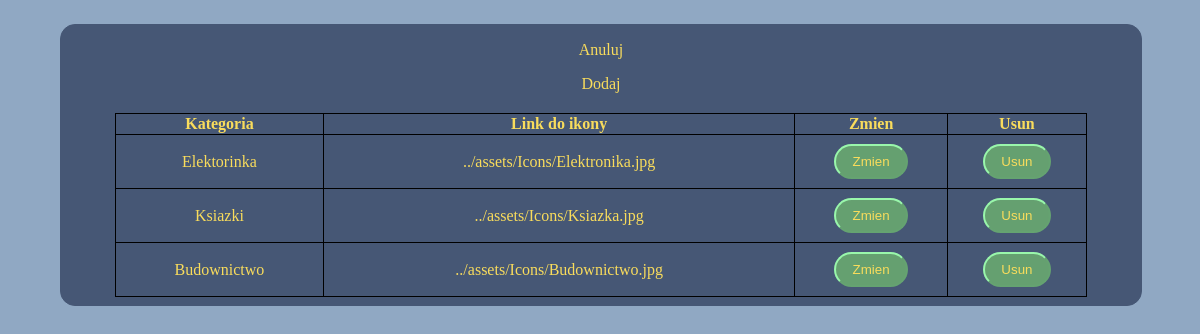
The page /admin/kategorie.php on the database its author committed.
### tables this page shows
CREATE TABLE `kategoria` (
  `kategoria_id` int(10) UNSIGNED NOT NULL,
  `kategoria` varchar(30) NOT NULL,
  `ikona` varchar(55) NOT NULL
);

### admin/kategorie.php (the view, shortened to what this page needs)
<!DOCTYPE html>
<html lang="en">
<head>
    <link rel="stylesheet" href="../style/style-globalne.css">
    <link rel="stylesheet" href="../style/style-tabelka-panelu.css">
</head>
<body>
    <section class="tabelka-panelu">
        <a href="panel-admina.php">Anuluj</a>
        <a href="kategorie.php?czy_dodac=true">Dodaj</a>
        <?php
        include("../config/config.php");
        $query = "SELECT DISTINCT *  FROM `kategoria`";
        $result = $connection->query($query);
        echo "<table> <tr> <th>Kategoria</th> <th>Link do ikony</th> <th>Zmien</th> <th>Usun</th> </tr>";
        while ($row = $result->fetch_assoc()) {
            echo "<form method=\"post\"";
            echo "<tr>";
            $kategoria = htmlspecialchars($row['kategoria']);
            $ikonaBaza = htmlspecialchars($row['ikona']);
            if ($kategoria == $_POST['kategoria'] && isset($_POST['zmien-formularz'])) {
                echo "<td> <input name=\"nowa_nazwa_kategorii\" value=\"{$kategoria}\"> </td>";
                echo "<td> <select name=\"nowa_ikona\">";
                echo "<option selected>{$ikonaBaza}</option>";
                $linkiDoIkon = glob("../assets/Icons/*");
                foreach ($linkiDoIkon as $ikona) {
                    echo "<option>{$ikona}</opiton>";
                }
                echo "</select> </td>";
                echo "<input type=\"hidden\" name=\"kategoria\" value=\"{$kategoria}\">";
                echo "<td colspan=\"2\"> <button type=\"submit\" name=\"zmien\">Zmien</button> </td>";
            } else {
                echo "<td>" . $kategoria . "</td>";
                echo "<td>" . $ikonaBaza . "</td>";
                if (!isset($_GET["czy_dodac"]) && $_GET["czy_dodac"] != true) {
                    echo "<td> <button type=\"submit\" name=\"zmien-formularz\">Zmien</button> </td>";
                    echo "<td> <button type=\"submit\" name=\"usun\">Usun</button> </td>";
                } else
                    echo "<td colspan=\"2\" style=\"width:12.5vw;\">Dostepne jak zakonczysz formualrz dodawania</td>";
            }
            echo "</form>";
        }
        echo "</table>";
        ?>
    </section>
</body>
</html>

### style/style-globalne.css (style rules this page uses)
body { margin: 0px; background-color: #90A8C3; }
button { background-color: #65a070; border-color: #99F7AB; padding: 8px 12px; cursor: pointer; border-radius: 20px; color: white; }
table { border: 1px solid black; padding: 1vw; width:90%; text-align: center; border-collapse: collapse; border-radius: 15px; margin-left:5%; margin-top:2.5vh; }
table button { width: 50%; }
td, th { border: 1px solid black; }
* { color: #F9DC5C; }
a { text-decoration: none; }

### style/style-tabelka-panelu.css (style rules this page uses)
.tabelka-panelu { background-color: #465775; width:90vw; height: auto; position: relative; top:3vh; left:5vw; border-radius: 15px; border:1px solid #465775; padding-bottom: 1vh; }
.tabelka-panelu a { margin-top: 2vh; display: flex; justify-content: center; }
button { height: auto; margin-top: 1vh; margin-bottom: 1vh; color: #F9DC5C; }

### rows shown on the page
kategoria: kategoria "Elektorinka", ikona "../assets/Icons/Elektronika.jpg"
kategoria: kategoria "Ksiazki", ikona "../assets/Icons/Ksiazka.jpg"
kategoria: kategoria "Budownictwo", ikona "../assets/Icons/Budownictwo.jpg"
